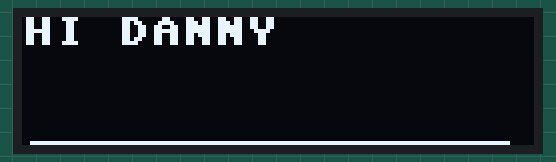
Bench run of a program on a simulated Raspberry Pi Pico running MicroPython. Parts: 128×32 one-colour display. At 0.0 s the program stops and its outputs stay as they are.

Above: at 0.1 s.

The program:

oledScreenTest.py
```python
# followed tutorial at https://www.tomshardware.com/how-to/oled-display-raspberry-pi-pico
# installed micropython-ssd1306
from machine import Pin, I2C
from ssd1306 import SSD1306_I2C

i2c=I2C(0,sda=Pin(0), scl=Pin(1), freq=400000)

oled = SSD1306_I2C(128, 32, i2c) # set you oled size, mine was 128 pixels x 32 pixels

oled.text("HI DANNY", 0, 0)
oled.hline(2,31,120,1)
oled.show()
```
